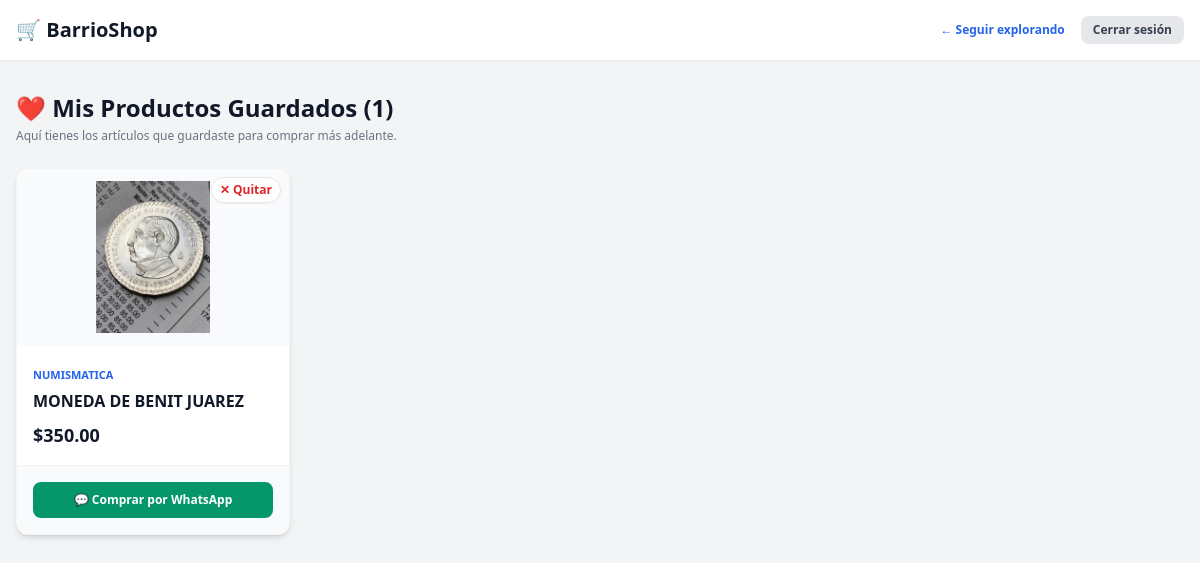
The page /mis-favoritos/ (signed in) on the database as committed earlier.
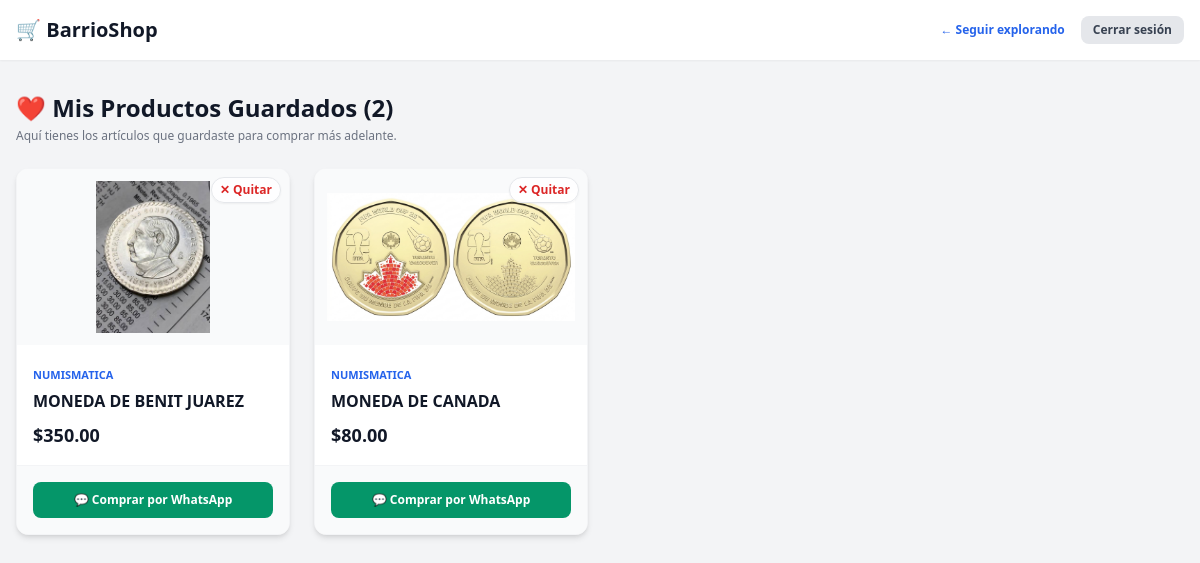
The same page on the database as committed later.
### marketplace/models.py (models this page shows, shortened)
class Favorite(models.Model):
    user = models.ForeignKey(User, on_delete=models.CASCADE, related_name='favorites')
    product = models.ForeignKey(Product, on_delete=models.CASCADE, related_name='favorited_by')
    created_at = models.DateTimeField(auto_now_add=True)
    class Meta:
        unique_together = ('user', 'product')

class Product(models.Model):
    CATEGORY_CHOICES = [
        ('comida', 'Comida y Antojitos'),
        ('vehiculos', 'Vehículos'),
        ('supermercado', 'Supermercado'),
        ('tecnologia', 'Tecnología'),
        ('electrodomesticos', 'Electrodomésticos'),
        ('hogar', 'Hogar y Muebles'),
        ('moda', 'Moda'),
        ('deportes', 'Deportes y Fitness'),
        ('herramientas', 'Herramientas'),
        ('construccion', 'Construcción'),
        ('mascotas', 'Mascotas'),
        ('abarrotes', 'Abarrotes'),
        ('servicios', 'Servicios y Oficios'),
        ('otro', 'Otro'),
    ]
    CONDITION_CHOICES = [
        ('nuevo', 'Nuevo'),
        ('usado', 'De uso / Seminuevo'),
    ]
    business = models.ForeignKey('Business', on_delete=models.CASCADE)
    name = models.CharField(max_length=100)
    slug = models.SlugField(unique=True, blank=True, null=True, max_length=255) # 🔗 URL amigable automática
    description = models.TextField()
    price = models.DecimalField(max_digits=10, decimal_places=2)
    condition = models.CharField(max_length=20, choices=CONDITION_CHOICES, default='nuevo')
    warranty = models.CharField(max_length=255, blank=True, null=True, verbose_name="Garantía del producto", help_text="Ej. Sin garantía, 30 días con el vendedor, etc.")
    is_promo = models.BooleanField(default=False)
    promo_price = models.DecimalField(max_digits=10, decimal_places=2, null=True, blank=True)
    is_express_promo = models.BooleanField(default=False)
    express_promo_start = models.DateTimeField(null=True, blank=True)
    express_promo_end = models.DateTimeField(null=True, blank=True)
    is_featured = models.BooleanField(default=False, verbose_name="¿Producto Destacado?")
    featured_until = models.DateTimeField(null=True, blank=True, verbose_name="Destacado Hasta")
    image = models.ImageField(upload_to='products/', null=True, blank=True)
    image_2 = models.ImageField(upload_to='products/', null=True, blank=True)
    image_3 = models.ImageField(upload_to='products/', null=True, blank=True)
    category = models.CharField(max_length=50, choices=CATEGORY_CHOICES, default='otro')
    is_available = models.BooleanField(default=True, verbose_name="Disponible en stock")

class Business(models.Model):
    BUSINESS_TYPE_CHOICES = [
        ('fisico', 'Local Físico / Tienda Establecida'),
        ('entrega', 'Entregas en Puntos / Puntos Medios'),
    ]
    user = models.OneToOneField(User, on_delete=models.CASCADE, null=True, blank=True)
    name = models.CharField(max_length=100)
    slug = models.SlugField(unique=True, blank=True, null=True, max_length=150)
    description = models.TextField()
    whatsapp = models.CharField(max_length=20)
    address = models.CharField(max_length=255)
    latitude = models.FloatField()
    longitude = models.FloatField()
    business_type = models.CharField(max_length=20, choices=BUSINESS_TYPE_CHOICES, default='fisico')
    delivery_zones = models.TextField(blank=True, null=True, help_text="Específica dónde entregas si no tienes local fijo")
    work_days = models.CharField(max_length=150, default="Lunes a Sábado", blank=True, null=True, verbose_name="Días de labor / Atención")
    opening_time = models.TimeField(null=True, blank=True, verbose_name="Apertura (Lun - Vie)")
    closing_time = models.TimeField(null=True, blank=True, verbose_name="Cierre (Lun - Vie)")
    saturday_opening_time = models.TimeField(null=True, blank=True, verbose_name="Apertura (Sábado)")
    saturday_closing_time = models.TimeField(null=True, blank=True, verbose_name="Cierre (Sábado)")
    sunday_opening_time = models.TimeField(null=True, blank=True, verbose_name="Apertura (Domingo)")
    sunday_closing_time = models.TimeField(null=True, blank=True, verbose_name="Cierre (Domingo)")
    is_active = models.BooleanField(default=True, verbose_name="¿Empresa Activa?")

### marketplace/views.py (the view)
# urls.py: path('mis-favoritos/', views.my_favorites_view, name='my_favorites'),
@login_required(login_url='customer_login')
def my_favorites_view(request):
    favorites = Favorite.objects.filter(user=request.user).select_related('product', 'product__business')
    return render(request, 'marketplace/my_favorites.html', {'favorites': favorites})

### marketplace/templates/marketplace/my_favorites.html (shortened to what this page needs)
<!DOCTYPE html>
<html lang="es">
<head>
    <script src="https://cdn.tailwindcss.com"></script>
</head>
<body class="bg-gray-100 min-h-screen font-sans pb-12">
    <header class="bg-white shadow-sm sticky top-0 z-50">
        <div class="max-w-7xl mx-auto px-4 py-4 flex justify-between items-center">
            <a href="{% url 'home' %}" class="text-xl font-black text-gray-900">🛒 BarrioShop</a>
            <div class="flex items-center gap-4">
                <a href="{% url 'home' %}" class="text-xs font-semibold text-blue-600 hover:underline">← Seguir explorando</a>
                <a href="{% url 'customer_logout' %}" class="text-xs bg-gray-200 hover:bg-gray-300 text-gray-700 px-3 py-1.5 rounded-lg font-semibold">Cerrar sesión</a>
            </div>
        </div>
    </header>
    <main class="max-w-7xl mx-auto px-4 py-8">
        <div class="mb-6">
            <h1 class="text-2xl font-black text-gray-900">❤️ Mis Productos Guardados ({{ favorites|length }})</h1>
            <p class="text-xs text-gray-500 mt-1">Aquí tienes los artículos que guardaste para comprar más adelante.</p>
        </div>
        <div class="grid grid-cols-1 sm:grid-cols-2 md:grid-cols-3 lg:grid-cols-4 gap-6">
            {% for fav in favorites %}
            <div class="bg-white rounded-xl shadow-md overflow-hidden flex flex-col justify-between border border-gray-100">
                <div>
                    <div class="relative h-44 bg-gray-50 flex items-center justify-center p-3">
                        <a href="{% url 'product_detail' fav.product.slug %}" class="w-full h-full flex items-center justify-center">
                            {% if fav.product.image %}
                                <img src="{{ fav.product.image.url }}" alt="{{ fav.product.name }}" class="max-w-full max-h-full object-contain">
                            {% else %}
                                <span class="text-gray-400 text-xs">Sin imagen</span>
                            {% endif %}
                        </a>
                        <a href="{% url 'toggle_favorite' fav.product.id %}" class="absolute top-2 right-2 bg-white/90 hover:bg-red-50 text-red-600 text-xs font-bold px-2 py-1 rounded-full shadow-sm border border-gray-200" title="Quitar de favoritos">
                            ✕ Quitar
                        </a>
                    </div>
                    <div class="p-4">
                        <a href="{% url 'business_profile' fav.product.business.slug %}" class="text-[11px] font-bold text-blue-600 uppercase hover:underline">
                            {{ fav.product.business.name }}
                        </a>
                        <a href="{% url 'product_detail' fav.product.slug %}" class="font-bold text-gray-900 text-base mt-1 block hover:text-blue-600">
                            {{ fav.product.name }}
                        </a>
                        <div class="mt-2 flex items-baseline gap-2">
                            {% if fav.product.is_promo and fav.product.promo_price %}
                                <span class="text-red-600 font-extrabold text-lg">${{ fav.product.promo_price }}</span>
                                <span class="text-gray-400 line-through text-xs">${{ fav.product.price }}</span>
                            {% else %}
                                <span class="text-gray-900 font-extrabold text-lg">${{ fav.product.price }}</span>
                            {% endif %}
                        </div>
                    </div>
                </div>
                <div class="p-4 bg-gray-50 border-t border-gray-100">
                    <a href="https://wa.me/52{{ fav.product.business.whatsapp }}?text=Hola,%20guardé%20su%20producto%20*{{ fav.product.name }}*%20en%20BarrioShop%20y%20ya%20me%20interesa%20comprarlo."
                       target="_blank"
                       class="w-full bg-emerald-600 hover:bg-emerald-700 text-white text-xs font-bold py-2.5 px-4 rounded-lg flex items-center justify-center gap-1.5 transition">
                        💬 Comprar por WhatsApp
                    </a>
                </div>
            </div>
            {% endfor %}
        </div>
    </main>
</body>
</html>

Rows that differ between the two databases and show on the page:
added Favorite: product.image (picture), product.business.name "NUMISMATICA", product.name "MONEDA DE CANADA", product.price "80.00"
Other text that changed with them:
{{ favorites|length }}: "1" → "2"
